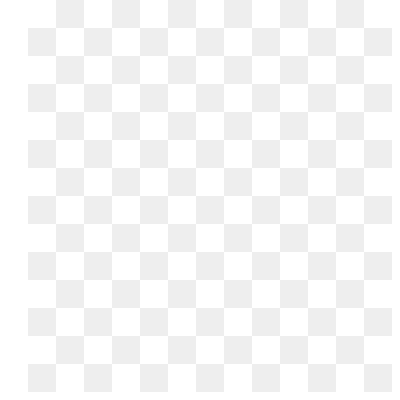
Frame 1 (no input)
Frame 60 (the mouse pressed at the canvas centre just before this capture): identical to frame 1, image omitted
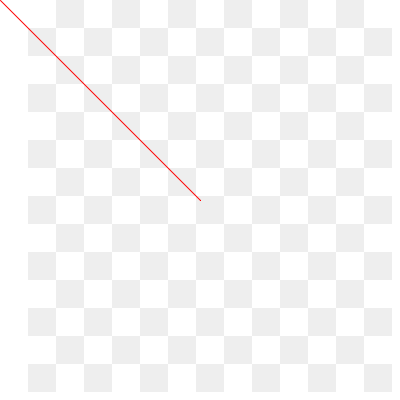
Frame 120 (the mouse held since frame 60 and released just before this capture)

The Processing sketch that drew these frames (run headless with seeded random() and noise(); from frame 60 on, the mouse is pressed at the canvas centre):

// Processing sketch: week02_3
// ── week02_3.pde
//week02-3
void setup(){
  size(400,400);
  background(255);
  fill(238);
  noStroke();
  float s=400/14;
  for(int i=0;i<14;i++){
    for(int j=1;j<14;j++){
      if((i+j)%2==0) rect(j*s,i*s,s,s);
    }
  }  
}
void draw(){
  stroke(255,0,0);
  if(mousePressed)line(mouseX,mouseY,pmouseX,pmouseY);
}
  
